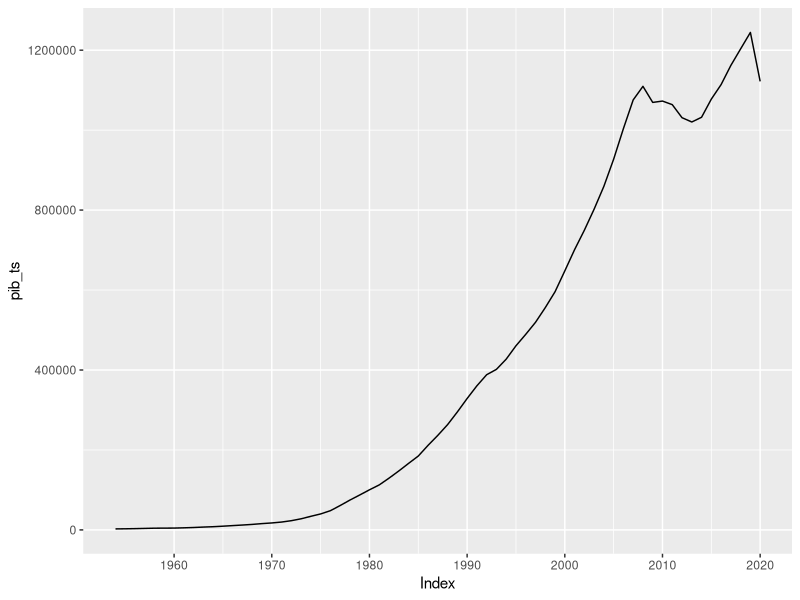
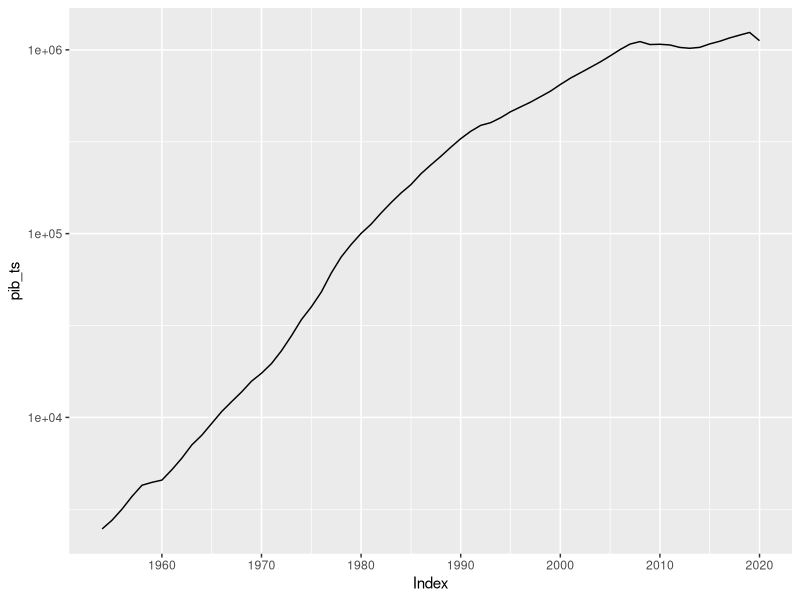
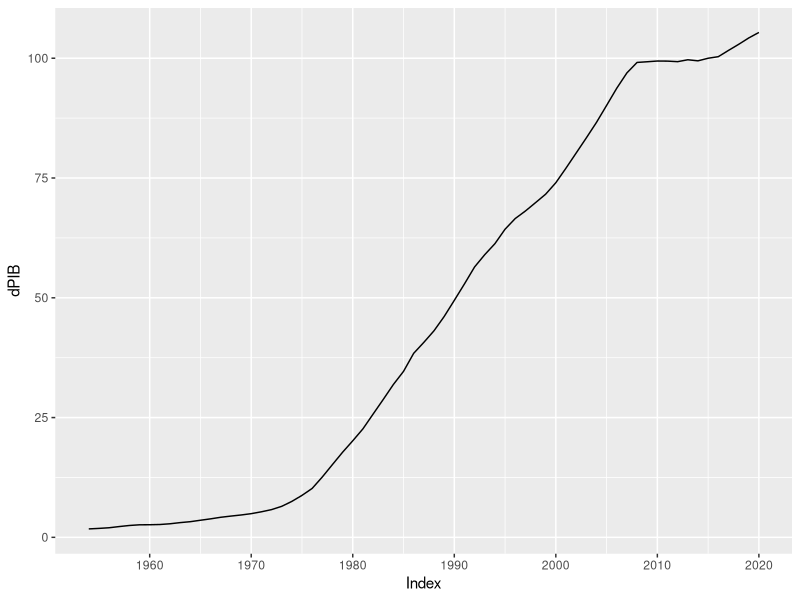
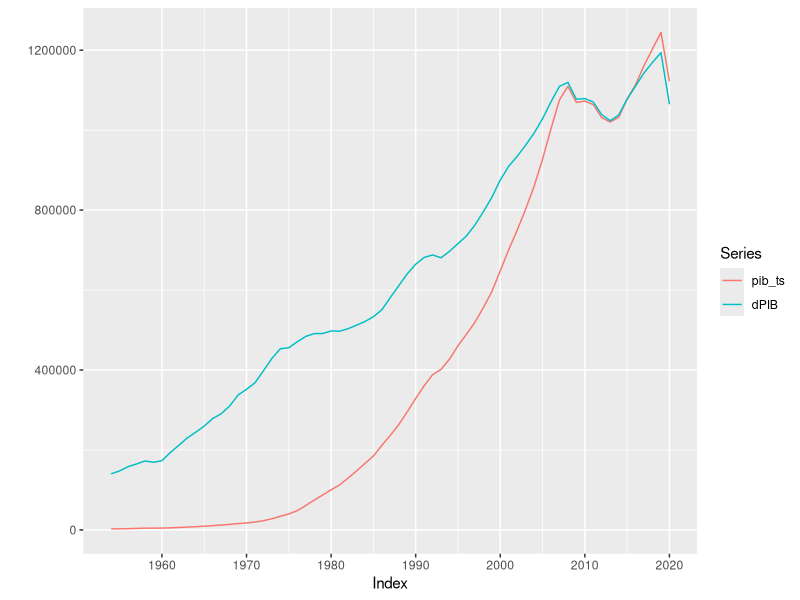
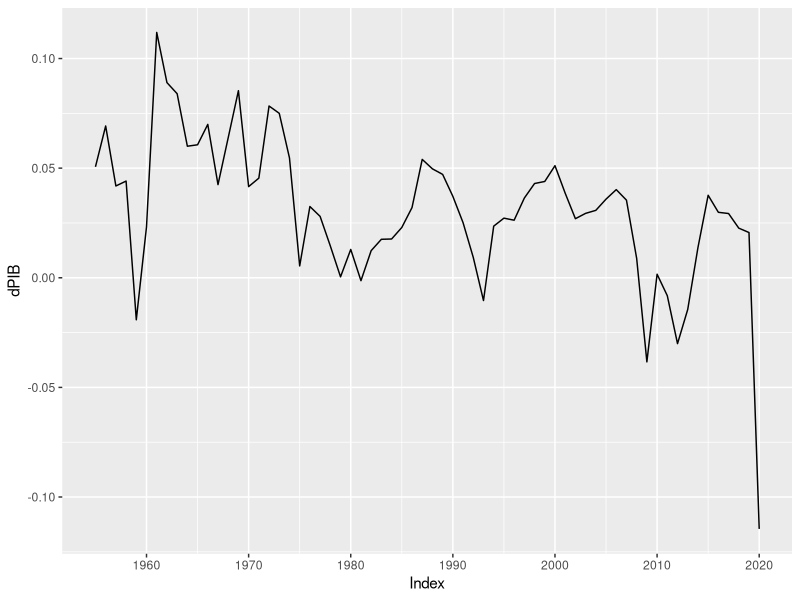
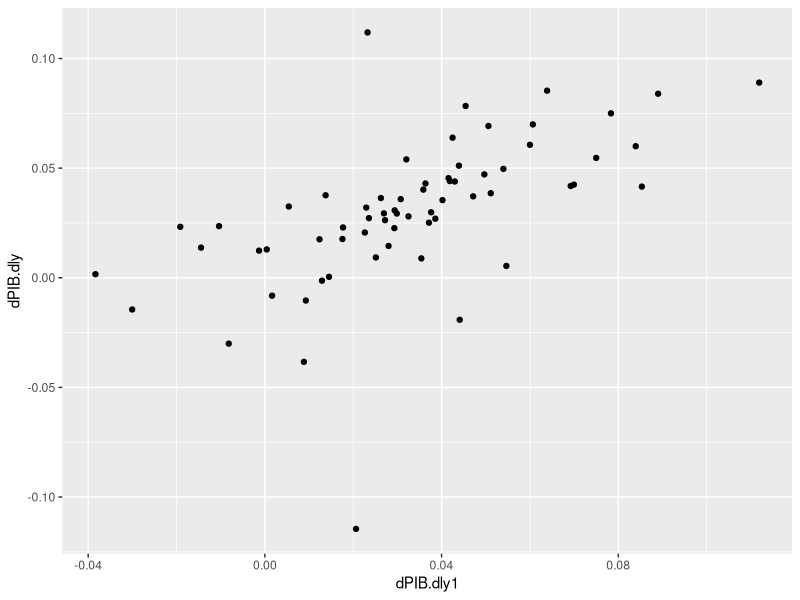
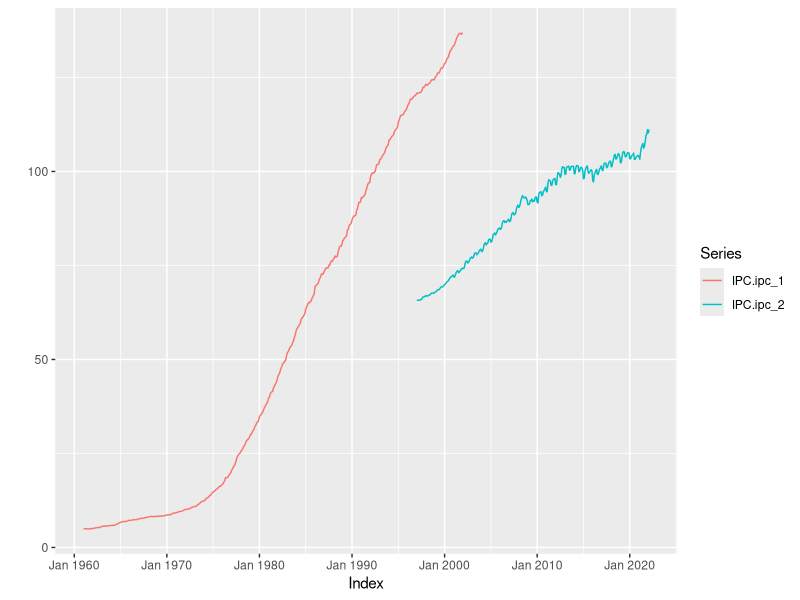
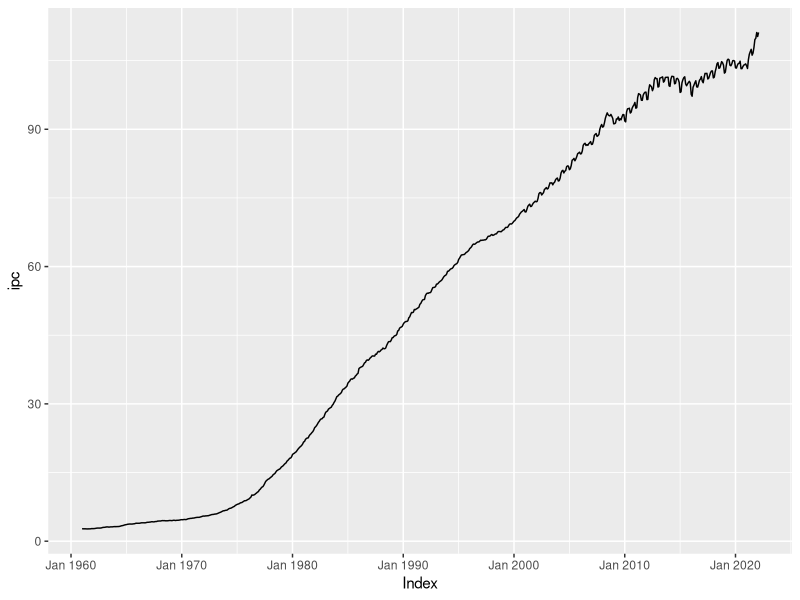

Source code (R) for these figures, in order:
## ---- chunk 1
knitr::opts_chunk$set(echo = TRUE, comment = "")
## ---- chunk 2
library(ggplot2)
library(car)
## ---- chunk 3
library(readxl)
library(zoo)
## ---- chunk 4
years <- 1954:2020
## ---- chunk 5
pib_db <- read_xlsx("BDMACRO.xlsx", sheet = "SERIES INDIVIDUALES",
                    range = "b3:b70")
## ---- chunk 6
# years <- seq(as.Date("1954-1-1"), as.Date("2020-1-1"), "1 year")
pib_ts <- zoo(pib_db$PIBpm, order.by = years, frequency = 1)
## ---- chunk 7
autoplot(pib_ts) + 
  scale_x_continuous(breaks = seq(1960, 2020, 10), 
                     minor_breaks = seq(1960, 2020, 5))
## ---- chunk 8
autoplot(pib_ts) + 
  scale_x_continuous(breaks = seq(1960, 2020, 10), 
                     minor_breaks = seq(1960, 2020, 5)) +
  scale_y_log10()
## ---- chunk 9
defl_pib_ts <- zoo(read_xlsx("BDMACRO.xlsx", 
                             sheet = "SERIES INDIVIDUALES",
                             range = "n3:n70"),
                   order.by = years, frequency = 1)
## ---- chunk 10
autoplot(defl_pib_ts) + 
  scale_x_continuous(breaks = seq(1960, 2020, 10), 
                     minor_breaks = seq(1960, 2020, 5))
## ---- chunk 11
y <- 100 * pib_ts / defl_pib_ts
## ---- chunk 12
autoplot(merge(pib_ts, y), facets = NULL) + 
  scale_x_continuous(breaks = seq(1960, 2020, 10), 
                     minor_breaks = seq(1960, 2020, 5))
## ---- chunk 13
ly <- log(y)
dly <- diff(ly)
## ---- chunk 14
autoplot(dly) + 
  scale_x_continuous(breaks = seq(1960, 2020, 10), 
                     minor_breaks = seq(1960, 2020, 5))
## ---- chunk 15
mean(dly)
## ---- chunk 16
dly_db <- na.trim(merge(dly = dly, dly1 = lag(dly, -1)))
ggplot(data = dly_db) +
  geom_point(aes(x = dPIB.dly1, y = dPIB.dly))
## ---- chunk 17
ipc_1 <- zooreg(read_xlsx("268.xlsx", 
                          range = "b8:b499", 
                          col_names = "IPC"),
                start = c(1961, 1), frequency = 12)

ipc_2 <- zooreg(read_xlsx("23706.xlsx", 
                          range = "b9:b310", 
                          col_names = "IPC"),
                start = c(1997, 1), frequency = 12)
## ---- chunk 18
autoplot(merge(ipc_1, ipc_2), facets = NULL)
## ---- chunk 19
mean(window(ipc_2, start = as.yearmon("2015-1"), end = as.yearmon("2015-12")))
## ---- chunk 20
ipc_1997_1 <- as.numeric(ipc_1[as.yearmon("1997-1")])
ipc_1997_2 <- as.numeric(ipc_2[as.yearmon("1997-1")])

ipc <- rbind(window(ipc_1997_2 * ipc_1$IPC / ipc_1997_1,
                    end = as.yearmon("1996-12")),
             unname(ipc_2))
       
autoplot(ipc)
## ---- chunk 21
infl <- 100 * diff(log(ipc), 12)
autoplot(infl)
